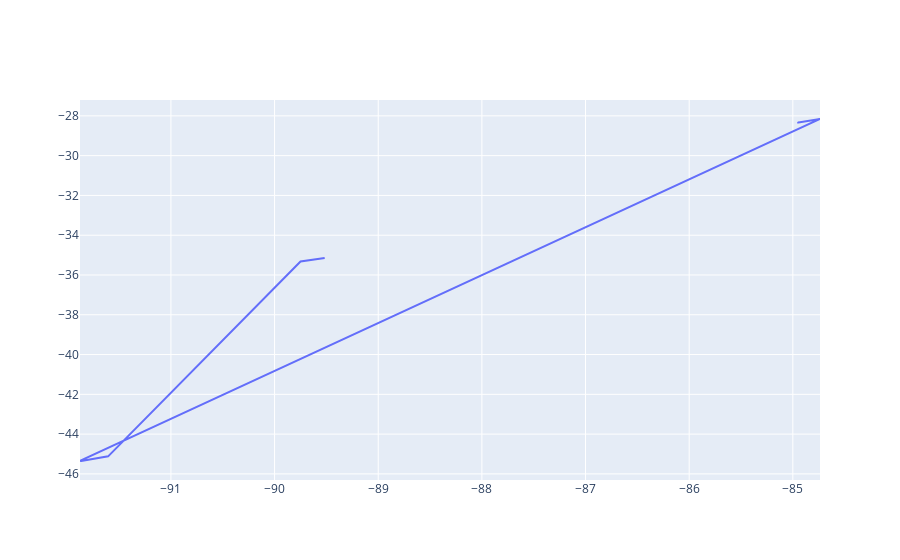

Notebook cell for this chart:
### Code cell
atoms_list = list(get_atoms_data())
from src.ase_calculator_mtp import LammpsLJBuilder
from plotly import graph_objects as go
x= [atoms.get_potential_energy() for atoms in atoms_list]
init_eps_dict = {"Pt":1.3, "Fe" : 1.8}
init_sigma_dict = {"Pt":2.5, "Fe" : 2.0}
# init_eps_dict=eps
# init_sigma_dict=sig

def get_lj_engs():
    for atoms in atoms_list:
        _atoms = atoms.copy()
        _atoms.calc = LammpsLJBuilder().get_calculator(dict_eps=eps, dict_sigma=sig)
        eng = _atoms.get_potential_energy()
        yield eng
y= [i for i in get_lj_engs()]

x = np.array(x)
y = np.array(y)
print(len(x))
fig = go.Figure()
fig.add_trace(
    go.Scatter(x=x, y=y)
)

### Figure 1 — Plotly figure (JSON) as saved in the notebook; plotly's stock layout.template omitted (floating-point values rounded to 4 significant figures)
{"data": [{"type": "scatter", "x": [-89.52, -89.64, -89.65, -89.66, -89.68, -89.71, -89.72, -89.74, -89.74, -89.74, -89.74, -89.74, -89.74, -89.74, -89.74, -89.74, -89.74, -89.74, -89.74, -89.75, -89.75, -89.75, -89.75, -89.75, -89.75, -91.61, -91.69, -91.75, -91.81, -91.84, -91.84, -91.84, -91.85, -91.85, -91.86, -91.86, -91.87, -91.87, -91.87, -91.88, -91.88, -91.88, -91.88, -91.88, -91.88, -84.74, -84.82, -84.86, -84.86, -84.86, -84.87, -84.88, -84.89, -84.9, -84.91, -84.91, -84.92, -84.92, -84.93, -84.93, -84.94, -84.95, -84.95, -84.96], "y": [-35.14, -35.25, -35.25, -35.26, -35.28, -35.3, -35.32, -35.33, -35.33, -35.33, -35.33, -35.33, -35.33, -35.33, -35.33, -35.33, -35.33, -35.33, -35.33, -35.33, -35.33, -35.33, -35.33, -35.33, -35.32, -45.12, -45.21, -45.26, -45.32, -45.34, -45.34, -45.34, -45.34, -45.35, -45.35, -45.35, -45.35, -45.35, -45.35, -45.34, -45.34, -45.34, -45.34, -45.34, -45.34, -28.16, -28.24, -28.26, -28.27, -28.27, -28.28, -28.28, -28.29, -28.3, -28.31, -28.31, -28.32, -28.32, -28.33, -28.33, -28.33, -28.33, -28.33, -28.32]}], "layout": {}}
